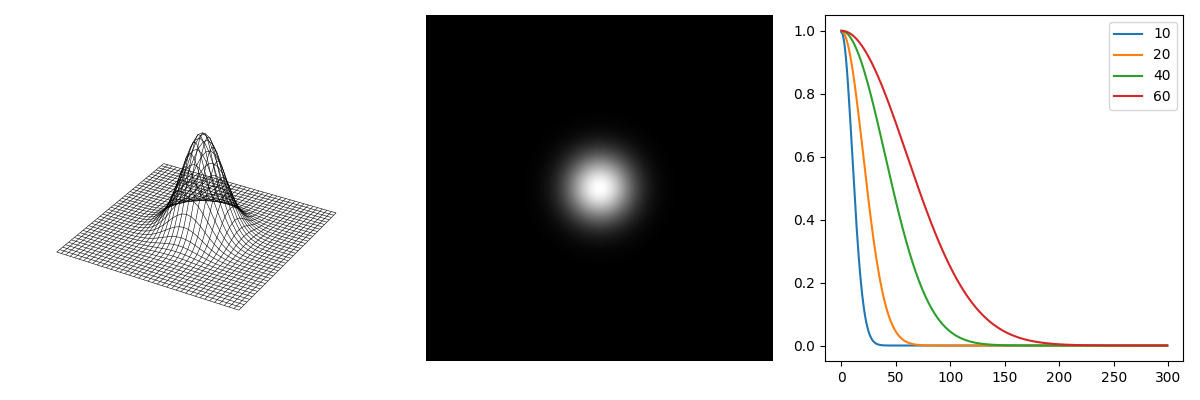

Reproduce this figure in Python.
import sys
import numpy as np
import matplotlib.pyplot as plt
from mpl_toolkits.mplot3d import Axes3D  # noqa: F401
from libDIPUM.lpfilter import lpfilter

# Parameters
D0 = [10, 20, 40, 60]

# Generate transfer functions
GLPF40 = np.fft.fftshift(lpfilter('gaussian', 600, 600, 40))
meshGLPF40 = np.fft.fftshift(lpfilter('gaussian', 40, 40, 4))

# Profile extraction (improfile along x=301:600, y=300)
Profile = []
for d0 in D0:
    H = np.fft.fftshift(lpfilter('gaussian', 600, 600, d0))
    # MATLAB indices 301:600 (1-based) -> Python 300:600 (0-based)
    line = H[299, 300:600]
    Profile.append(line)
Profile = np.vstack(Profile).T  # columns correspond to D0 values

# Display
fig = plt.figure(figsize=(12, 4))

# Mesh
ax1 = fig.add_subplot(1, 3, 1, projection='3d')
X, Y = np.meshgrid(np.arange(meshGLPF40.shape[1]), np.arange(meshGLPF40.shape[0]))
ax1.plot_wireframe(X, Y, meshGLPF40, color='black', linewidth=0.4)
ax1.set_axis_off()
ax1.set_box_aspect((1, 1, 0.5))

# GLPF40 image
ax2 = fig.add_subplot(1, 3, 2)
ax2.imshow(GLPF40, cmap='gray')
ax2.axis('off')

# Profile plot
ax3 = fig.add_subplot(1, 3, 3)
ax3.plot(Profile)
#ax3.set_aspect('equal', adjustable='box')
ax3.legend([str(d0) for d0 in D0])

plt.tight_layout()
plt.savefig('Figure443.png')
plt.show()
